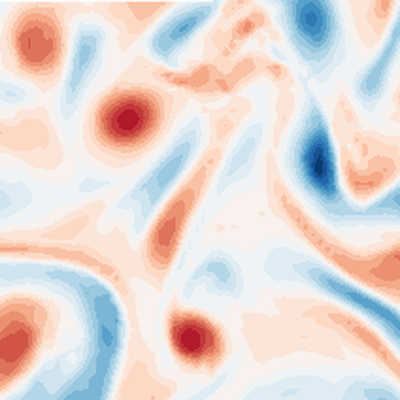
#> input picture UGP_Final/figs/c_pretrained.png, 400 x 400 px, given in place of fig6_data.png, which was not available
$ python make_figs.py
#> lines starting #> are read from the running program, lines starting #| are printed output that depends on the picture
"""Figures for the combined UGP report and deck (Part I: RealPDE airfoil wake; Part II: Aurora in JAX).

usage: ../UGP-II/.venv/bin/python make_figs.py   (writes figs/*.png; reads the UGP-II and UGP folders beside this one)
"""
import json
import os

import matplotlib
import numpy as np
from PIL import Image

matplotlib.use("Agg")
import matplotlib.pyplot as plt  # noqa: E402

HERE = os.path.dirname(os.path.realpath(__file__))
U2 = os.path.join(HERE, "..", "UGP-II")  # the UGP-II repository, next to this folder
U1 = os.path.join(U2, "..", "UGP")  # the UGP-I project folder, for three crops
OUT = os.path.join(HERE, "figs")
INK, MUT, BLUE, OR, GREY = "#2C3E50", "#5D6D7E", "#558ED5", "#CA6F1E", "#AAB4BF"
plt.rcParams.update({"font.family": "DejaVu Sans", "font.size": 12, "text.color": INK, "axes.labelcolor": MUT,
                     "xtick.color": MUT, "ytick.color": MUT})


def crop(path, box, size=None):
#> called with box = (1562, 185, 2245, 500)
    im = Image.open(path).convert("RGB").crop(box)
#> im: PIL image 683x315 RGB; every value is 0
    return np.asarray(im if size is None else im.resize(size, Image.LANCZOS))


def save(fig, name):
    fig.savefig(os.path.join(OUT, name), dpi=180, facecolor="white", bbox_inches="tight")
    plt.close(fig)


def clean(a):
    for s in ("top", "right"):
        a.spines[s].set_visible(False)


# flow images: the measured wake (Part I) and Kolmogorov vorticity at three Re (Part II)
wake = crop(os.path.join(U1, "figs", "fig6_data.png"), (1562, 185, 2245, 500))
SNAP = os.path.join(U2, "experiments", "stage1", "figs", "snapshots.png")
snaps = [crop(SNAP, (x, 38, x + 280, 318), (400, 400)) for x in (63, 490, 917)]
#> call 2 of crop, with box = (63, 38, 343, 318), size = (400, 400)
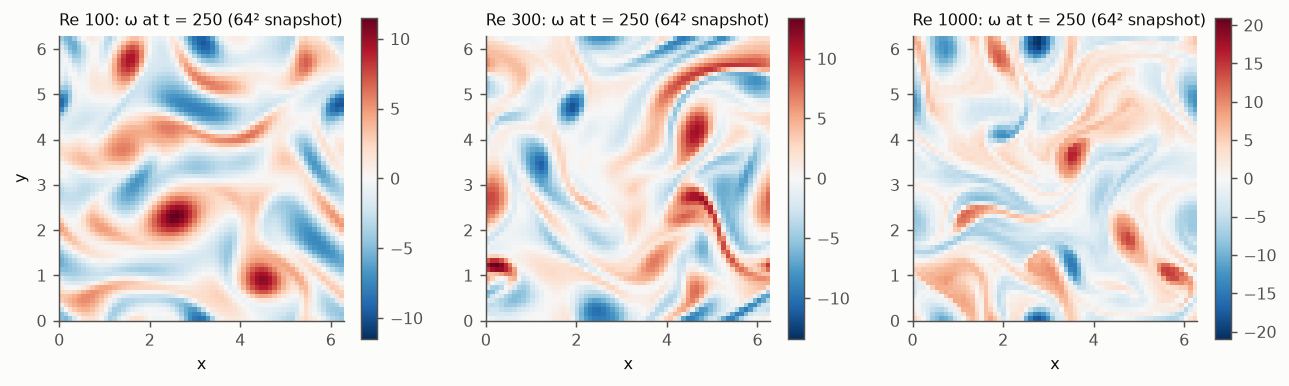
#> input picture experiments/stage1/figs/snapshots.png, 1289 x 386 px, found by its file name
#> in crop (call 2), `im = Image.open(path).convert("RGB").crop(box)`:
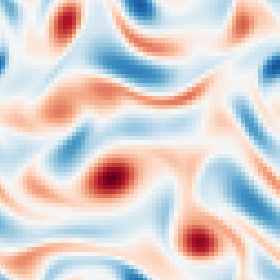
#> im: PIL image 280x280 RGB; mean R, G, B 218.5, 210.1, 209.3
#> call 3 of crop, with box = (490, 38, 770, 318), size = (400, 400)
#> in crop (call 3), `im = Image.open(path).convert("RGB").crop(box)`:
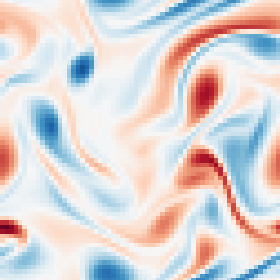
#> im: PIL image 280x280 RGB; mean R, G, B 221.1, 213.8, 213.4
#> call 4 of crop, with box = (917, 38, 1197, 318), size = (400, 400)
#> in crop (call 4), `im = Image.open(path).convert("RGB").crop(box)`:
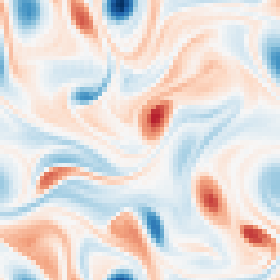
#> im: PIL image 280x280 RGB; mean R, G, B 228.9, 222.3, 220
#> snaps = 3 items

# overview: the two parts side by side
fig, ax = plt.subplots(1, 2, figsize=(10, 3.3), gridspec_kw={"width_ratios": [2.2, 1]})
ax[0].imshow(wake)
ax[0].set_title("Part I: a real airfoil wake, measured in a water tunnel", fontsize=11.5, loc="left")
ax[1].imshow(snaps[1])
ax[1].set_title("Part II: a flow we simulate and control", fontsize=11.5, loc="left")
for a in ax:
    a.set(xticks=[], yticks=[])
fig.tight_layout()
save(fig, "overview.png")

# Part I: our entry against the organisers' baseline, per scoring channel
ch = ["accuracy\n(rel_l2)", "fluctuations\n(tke)", "probes\n(mvpe)", "speed\n(time)", "uncertainty\n(sps)", "overall"]
kit = [94.17, 74.03, 92.84, 92.66, 14.08, 72.65]
ours = [93.977, 78.623, 93.244, 90.771, 39.558, 80.081]
fig, ax = plt.subplots(figsize=(10, 3.6))
x = np.arange(len(ch))
ax.bar(x - 0.2, kit, 0.4, color=GREY, label="organisers' baseline")
b = ax.bar(x + 0.2, ours, 0.4, color=[BLUE] * 5 + [OR], label="our entry")
ax.bar_label(b, fmt="%.1f", fontweight="bold", fontsize=10)
ax.set(xticks=x, xticklabels=ch, ylim=(0, 118), ylabel="score (out of 100)")
ax.legend(frameon=False, loc="upper center", ncol=2)
clean(ax)
save(fig, "ugp1_channels.png")
#> call 2 of save, with name = 'ugp1_channels.png'
#> in save (call 2), `fig.savefig(os.path.join(OUT, name), dpi=180, facecolor="white", bbox_..`:
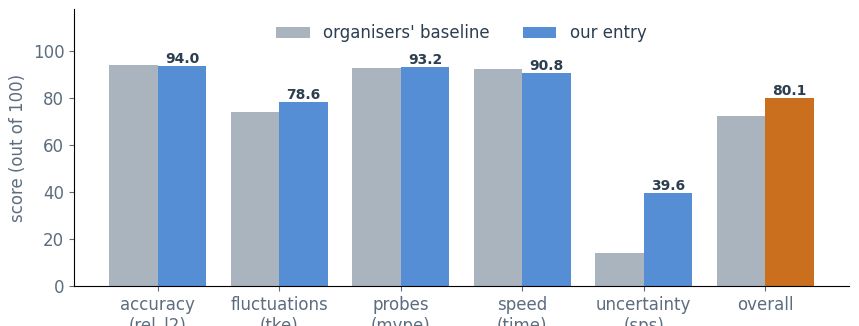
#> figure drawn by matplotlib, 1 panel; tallest bar 94.17 high, from x = -0.4 to 0; tallest bar 93.98 high, from x = -2.78e-17 to 0.4

# Part I: every submission that set a new best, on the day it was scored (dates from the project record)
import datetime as dt  # noqa: E402
import matplotlib.dates as mdates  # noqa: E402
subs = [((8, 23), 78.4566), ((8, 30), 79.2464), ((9, 1), 79.3418), ((9, 2), 79.3695), ((9, 4), 79.3789), ((9, 5), 79.4626), ((9, 9), 79.4844),
        ((9, 13), 79.4870), ((9, 14), 79.4939), ((9, 15), 79.5907), ((9, 16), 79.6026), ((9, 17), 79.6567), ((9, 18), 79.7535),
        ((9, 21), 79.8574), ((9, 23), 80.0613), ((9, 24), 80.0813)]
days = [dt.date(2026, m, d) for (m, d), _ in subs]
prog = [v for _, v in subs]
fig, ax = plt.subplots(figsize=(11.2, 4.5))
ax.axhline(80, color="#1E8B4C", lw=2, ls="--")
ax.text(days[0], 80.04, "target: 80", color="#1E8B4C", ha="left", va="bottom", fontsize=14, fontweight="bold")
ax.plot(days, prog, "-o", color="#2E86C1", lw=3.5, ms=9)
ax.text(days[0] + dt.timedelta(days=1.1), prog[0], "78.45: first fine-tuned model", fontsize=13, color=INK, ha="left", va="center")
for i, t, dx, dy, ha in ((1, "uncertainty bands added\n(the biggest jump, +0.8)", 1.5, -0.55, "left"), (9, "turbulence head added", 0.8, -0.5, "left"),
                         (14, "band widths calibrated", -5.0, 0.3, "center")):
    ax.annotate(t, (days[i], prog[i]), (days[i] + dt.timedelta(days=dx), prog[i] + dy), fontsize=14, fontweight="bold", color=INK, ha=ha,
                arrowprops=dict(arrowstyle="->", color=MUT, lw=1.6))
ax.text(days[-1] + dt.timedelta(days=0.6), prog[-1] + 0.05, "80.08", ha="left", va="center", fontsize=16, fontweight="bold", color="#2E86C1")
ax.text(0.01, 0.97, "16 submissions set a new best in one month", transform=ax.transAxes, fontsize=15, fontweight="bold", color="#1F4E79", va="top")
ax.set(ylim=(78.2, 80.5), xlim=(dt.date(2026, 8, 21), dt.date(2026, 9, 29)), yticks=[78.5, 79.0, 79.5, 80.0], ylabel="leaderboard score")
ax.set_xticks([dt.date(2026, 8, 23), dt.date(2026, 8, 30), dt.date(2026, 9, 8), dt.date(2026, 9, 15), dt.date(2026, 9, 22)])
ax.xaxis.set_major_formatter(mdates.DateFormatter("%-d %b"))
ax.tick_params(labelsize=13)
ax.yaxis.label.set_size(14)
for sp in ("top", "right"):
    ax.spines[sp].set_visible(False)
ax.grid(axis="y", color="#E2E8F0")
ax.set_axisbelow(True)
fig.tight_layout()
fig.savefig(os.path.join(HERE, "figs", "ugp1_climb.png"), dpi=200, facecolor="white")
plt.close(fig)

# Part II E10: error by swirl size (simple)
#> (the run stopped early here; a loop or call above may not have finished)
